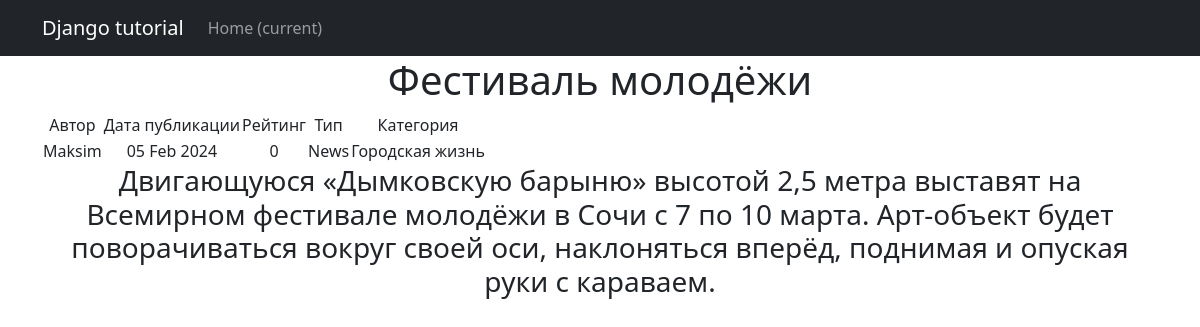
/posts/6, run on the app's committed database.
### posts/models.py (models this page shows, shortened)
class Post(models.Model):
	news = 'News'
	article = 'Article'
	POST_TYPES = [(news, 'Новость'),
				  (article, 'Статья')]
	author = models.ForeignKey(Author, on_delete=models.CASCADE)
	post_type = models.CharField(max_length=255, choices=POST_TYPES)
	date = models.DateTimeField(auto_now_add=True)
	categories = models.ManyToManyField(Category, through='PostCategory')
	title = models.CharField(max_length=255)
	text = models.TextField()
	rating = models.IntegerField(default=0)

class Author(models.Model):
	user = models.OneToOneField(User, on_delete=models.CASCADE)
	rating = models.IntegerField(default=0)

class Category(models.Model):
	category_name = models.CharField(max_length=255, unique=True)

### posts/views.py (the view)
# urls.py: path('<int:pk>', PostDetail.as_view(), name='posts_detail'),
class PostDetail(DetailView):
	model = Post
	template_name = 'post.html'
	context_object_name = 'post'

### posts/templatetags/custom_filters.py (called while the page is built)
@register.filter()
def censor(text, word):
	if isinstance(text, str):
		if word in text:
			length_censored = '*' * len(word[1:])
			censored_word = word.replace(word[1:], length_censored)
			text = text.replace(word, censored_word)
		return text
	else:
		raise ValueError(f'Неправильный тип данных {type(text)}')

### templates/post.html (shortened to what this page needs)
{% extends 'flatpages/default.html' %}
{% load custom_filters %}
{% block content %}
<h1>{{ post.title }}</h1>
    <table>
        <tr>
            <td>Автор</td>
            <td>Дата публикации</td>
            <td>Рейтинг</td>
            <td>Тип</td>
            <td>Категория</td>
        </tr>
        <tr>
            <td>{{ post.author.user.username }}</td>
            <td>{{ post.date|date:'d M Y' }}</td>
            <td>{{ post.rating }}</td>
            <td>{{ post.post_type }}</td>
            <td>{% for category in post.categories.all %}
                    {{ category.category_name }}
                {% endfor %}
            </td>
        </tr>
    </table>
<h3>{{ post.text|censor:"проблем" }}</h3>
{% endblock content %}

### data on the page
Post: title "Фестиваль молодёжи", author.user.username "Maksim", date "05 Feb 2024", rating "0", post_type "News", text|censor "Двигающуюся «Дымковскую барыню» высотой 2,5 метра выставят на Всемирном фестивале молодёжи в Сочи с 7 по 10 марта. Арт-объект будет поворачиваться вокруг своей оси, наклоняться вперёд, поднимая и опуская руки с караваем."
Category: category_name "Городская жизнь"
